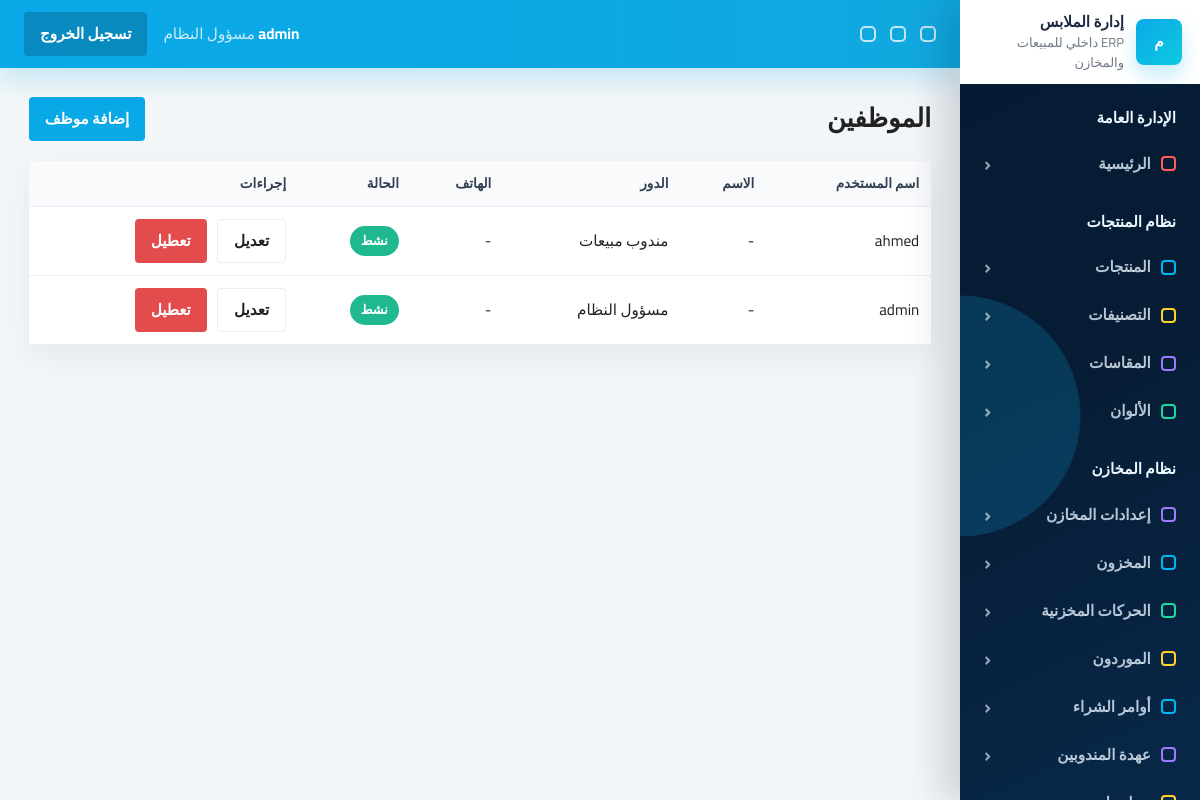
Before: /accounts/users/ (signed in) with the older database file.
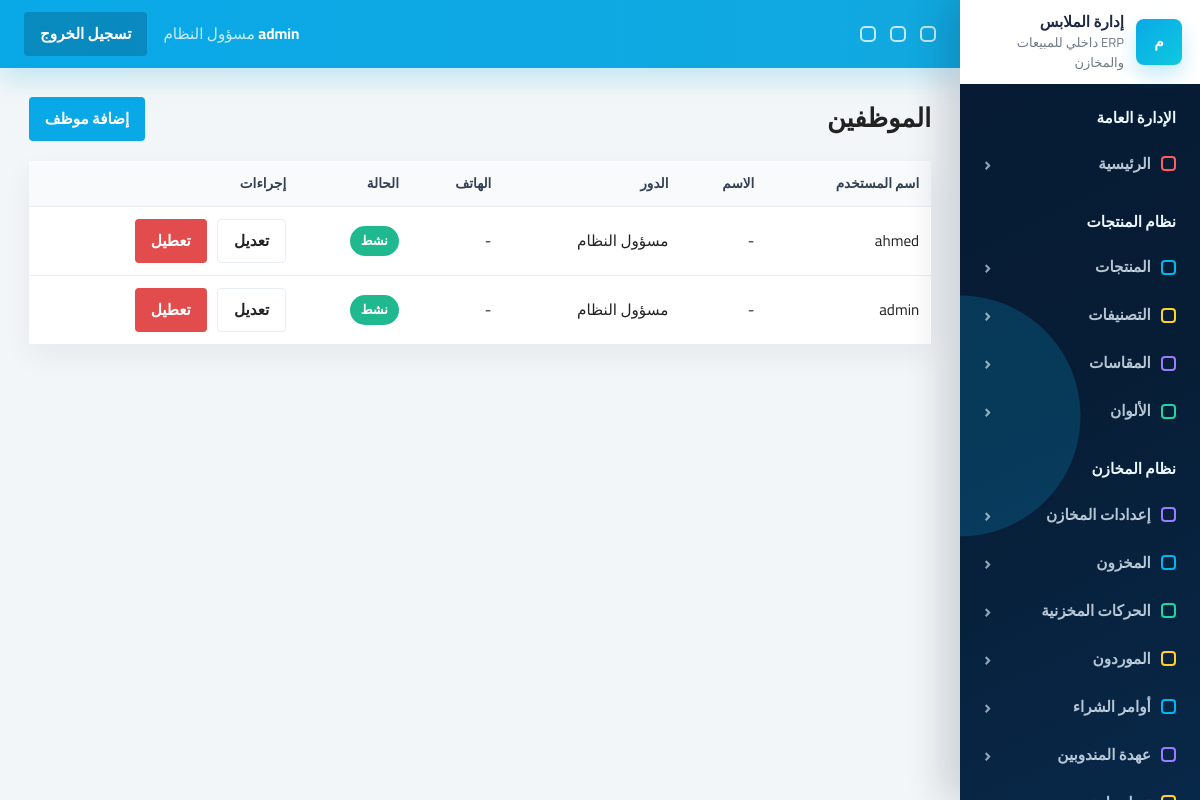
After: the same page with the newer database file.
### accounts/models.py (models this page shows, shortened)
class User(AbstractUser):
    ROLE_MANAGER = 'manager'
    ROLE_SALES = 'sales'
    ROLE_WAREHOUSE = 'warehouse'
    ROLE_CHOICES = [
        (ROLE_MANAGER, 'مسؤول النظام'),
        (ROLE_SALES, 'مندوب مبيعات'),
        (ROLE_WAREHOUSE, 'مسؤول مخزن'),
    ]
    role = models.CharField(max_length=20, choices=ROLE_CHOICES, default=ROLE_SALES, db_index=True)
    phone = models.CharField(max_length=20, blank=True, null=True)
    created_at = models.DateTimeField(auto_now_add=True, db_index=True)
    class Meta:
        indexes = [
            models.Index(fields=['role', 'is_active']),
            models.Index(fields=['created_at']),
        ]
    @property
    def is_manager(self):
        return self.role == self.ROLE_MANAGER or self.is_superuser

### accounts/views.py (the view)
# urls.py: path('users/', views.UserListView.as_view(), name='user_list'),
class UserListView(ManagerRequiredMixin, ListView):
    model = User
    template_name = 'accounts/users/list.html'
    context_object_name = 'users'
    paginate_by = 20
    def get_queryset(self):
        return User.objects.order_by('-created_at')

### accounts/permissions.py (called while the page is built)
def has_role(user, *roles):
    if not user.is_authenticated:
        return False
    if user.is_superuser or getattr(user, 'role', None) == 'manager':
        return True
    return getattr(user, 'role', None) in roles

    def test_func(self):
        return has_role(self.request.user, *self.allowed_roles)

### templates/accounts/users/list.html (shortened to what this page needs)
{% extends 'base.html' %}
{% block content %}
<div class="page-head">
    <h1>الموظفين</h1>
    <a class="btn btn-accent" href="{% url 'accounts:user_create' %}">إضافة موظف</a>
</div>
<div class="table-wrap">
    <table>
        <thead><tr><th>اسم المستخدم</th><th>الاسم</th><th>الدور</th><th>الهاتف</th><th>الحالة</th><th>إجراءات</th></tr></thead>
        <tbody>
        {% for user in users %}
            <tr>
                <td>{{ user.username }}</td>
                <td>{{ user.get_full_name|default:'-' }}</td>
                <td>{{ user.get_role_display }}</td>
                <td>{{ user.phone|default:'-' }}</td>
                <td><span class="badge {% if user.is_active %}success{% else %}danger{% endif %}">{% if user.is_active %}نشط{% else %}معطل{% endif %}</span></td>
                <td class="actions">
                    <a class="btn btn-light" href="{% url 'accounts:user_update' user.pk %}">تعديل</a>
                    <form method="post" action="{% url 'accounts:user_deactivate' user.pk %}" data-confirm="تعطيل هذا الموظف؟">{% csrf_token %}<button class="btn btn-danger">تعطيل</button></form>
                </td>
            </tr>
        {% empty %}
            <tr><td colspan="6">لا توجد بيانات</td></tr>
        {% endfor %}
        </tbody>
    </table>
</div>
{% endblock %}

Changed rows visible on the page:
changed User "ahmed": role "مندوب مبيعات" → "مسؤول النظام"
